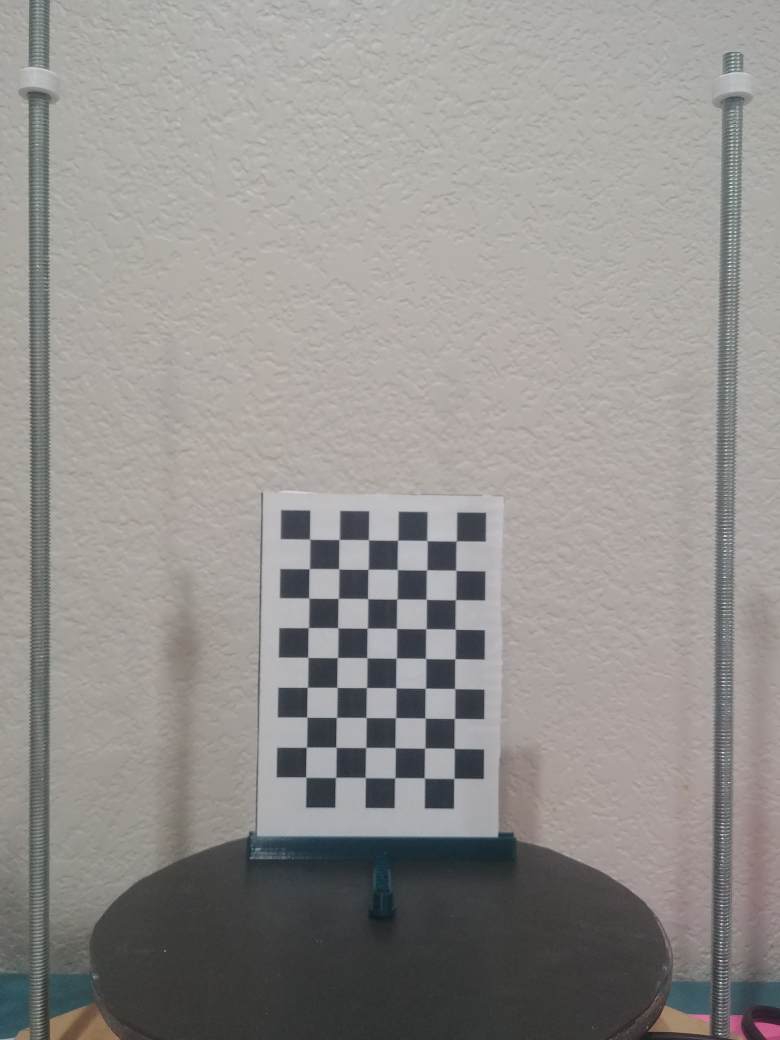
#> input picture calibration/calibration_B0.jpg, 3120 x 4160 px (shown at 1/4 size); its folder holds only this picture in this run
$ python -i parser_util.py   (imports and definitions only)
#> lines starting #> are read from the running program, lines starting #| are printed output that depends on the picture; after the words box and inside, x2 and y2 are one past the last pixel; in counts of white or black regions, pixels touching at a corner belong together
### parser_roi.py
import cv2


# [23 lines left out: function get_roi_by_path, not called in this run]


def get_roi_by_img(img, ratio):
    xroi = [0, 0]
    yroi = [0, 0]
    h, w, c = img.shape

    shrink = int(h/640)

    h_tmp = int(h / shrink)
    w_tmp = int(w / shrink)
    roi = cv2.resize(img, (w_tmp, h_tmp), interpolation=cv2.INTER_LINEAR_EXACT)
    r = cv2.selectROI("ROI", roi)
    xroi[0] = int(r[0]) * shrink
    xroi[1] = int(r[0] + r[2]) * shrink
    yroi[0] = int(r[1]) * shrink
    yroi[1] = int(r[1] + r[3]) * shrink
    print('ROI[x, y]', xroi, yroi)
    cv2.destroyWindow("ROI")
    return [int(xroi[0] / ratio), int(xroi[1] / ratio)], [int(yroi[0] / ratio), int(yroi[1] / ratio)]

### parser_util.py
from os import getcwd

import visualize_point_cloud
from parser_roi import *
import numpy as np


# [100 lines left out: functions remove_noise, points_min_cols, points_max_cols_a, not called in this run]


def points_max_cols(img, threshold=(60, 255), c=False, roi=None, right=True):

    lower = np.array([30, 20, 60])
    upper = np.array([175, 125, 255])
    if c:
        gray = cv2.cvtColor(img, cv2.COLOR_BGR2GRAY)
        t_min, t_max = threshold
        ret, bin_img = cv2.threshold(gray, t_min, t_max, cv2.THRESH_BINARY)
        # contour, hierarchy = cv2.findContours(bin_img, cv2.RETR_LIST, cv2.CHAIN_APPROX_SIMPLE)
        h, w = bin_img.shape
    else:
        bin_img = cv2.inRange(img, lower, upper)
        h, w, _ = img.shape

    if roi is None:
        x_roi, y_roi = get_roi_by_img(img, 1)
    else:
        x_roi = roi[0]
        y_roi = roi[1]

    s = 1
    if right:
        s = -1
        x_roi = [x_roi[1]-1, x_roi[0]-1]

    xy = list()

    avg = []
    for i in range(0, h):
        avg.append([0, 0])

    for y in range(y_roi[0], y_roi[1], 4):
        found = False
        for x in range(x_roi[0], x_roi[1], s):
            if bin_img[y][x] > 0:
                avg[y][0] += x
                avg[y][1] += 1
                found = True
            else:
                if found:
                    break

    for i in range(0, len(avg)):
        a = avg[i]
        if a[1] > 0:
            x_avg = int(round(a[0]/a[1], 0))
            xy.append((x_avg, i))

    return xy


# [70 lines left out: functions points_max_cols_old, red_val, subtract_w_color, not called in this run]

# [4 lines of commented-out code are left out]

>>> import cv2
>>> picture = cv2.imread('calibration/calibration_B0.jpg')
#> picture is the input picture: shape (4160, 3120, 3); mean B, G, R 142.3, 144.9, 147.7
>>> result = points_max_cols(picture)
#> in points_max_cols, `bin_img = cv2.inRange(img, lower, upper)`:
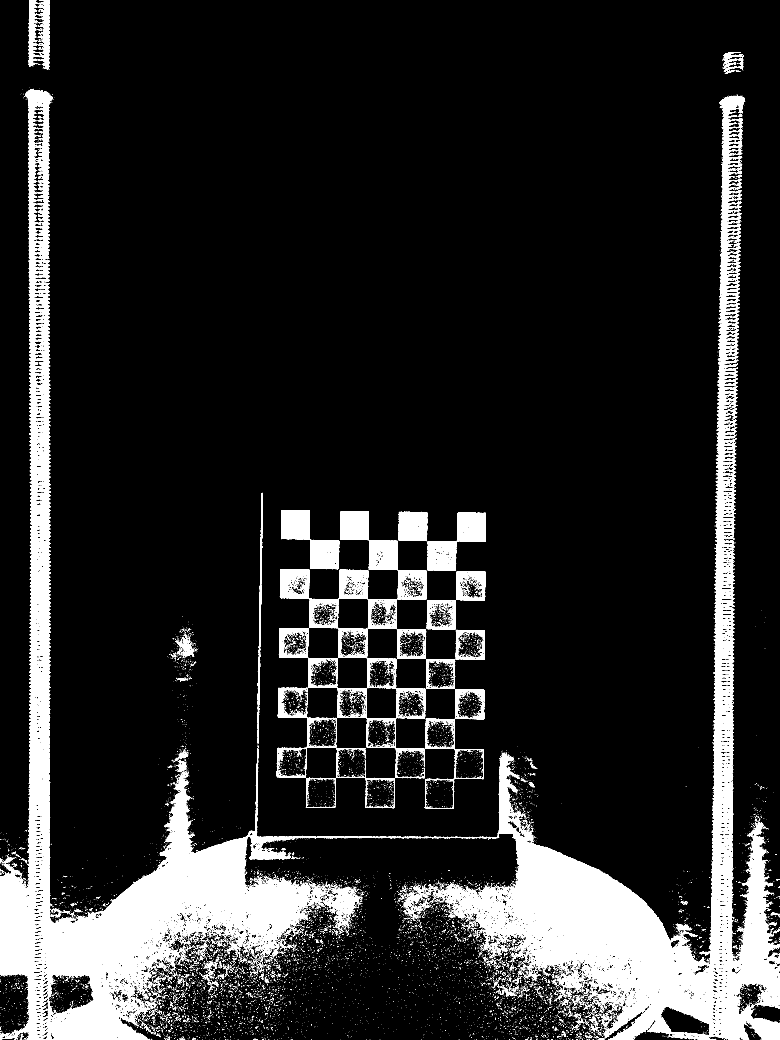
#> bin_img: shape (4160, 3120) (shown at 1/4 size); 11.7% white; 26556 white regions (25817 under 20 px), largest, box (x1, y1, x2, y2) and area: (0, 357, 1398, 4160) 601075, (1398, 1543, 3120, 4160) 551903, (2870, 383, 2979, 1548) 49447
#> in get_roi_by_img, `roi = cv2.resize(img, (w_tmp, h_tmp), interpolation=cv2.INTER_LINEAR_E..`:
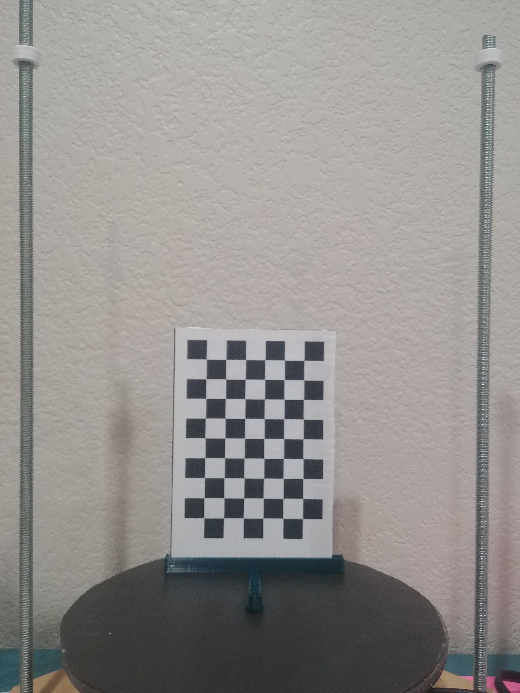
#> roi: shape (693, 520, 3); mean B, G, R 142.3, 144.9, 147.7
#> (the run stopped early here; a loop or call above may not have finished)

$ run again, on calibration/calibration_C0.jpg
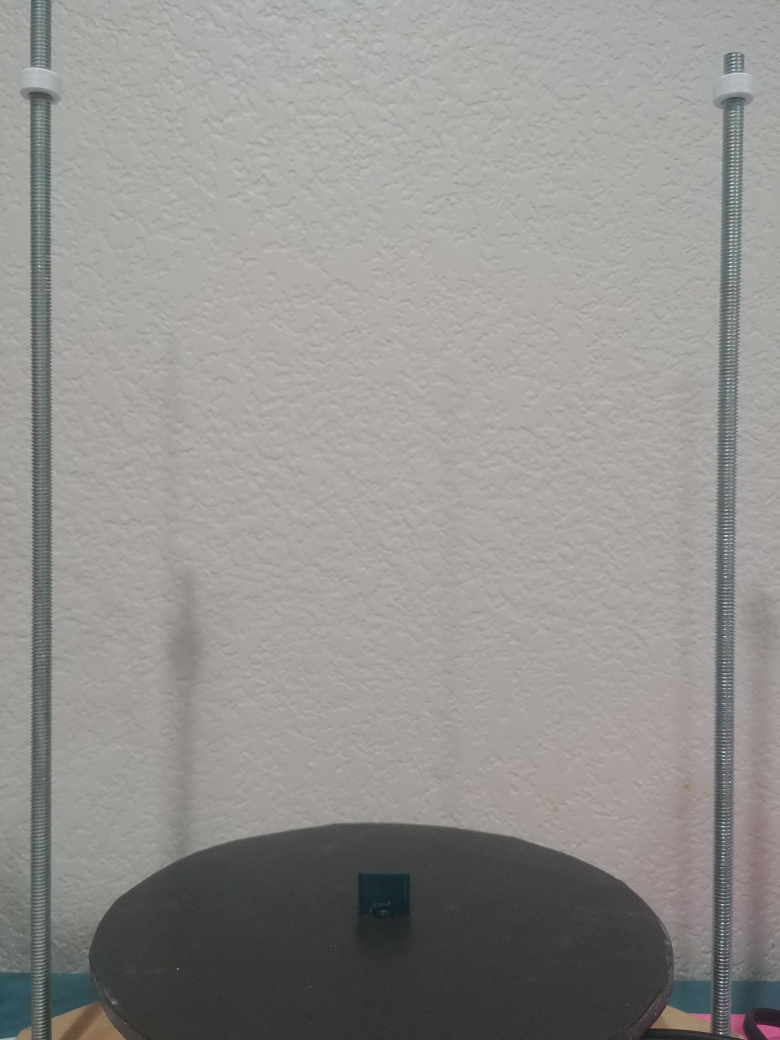
#> input picture calibration/calibration_C0.jpg, 3120 x 4160 px (shown at 1/4 size)
#> picture is the input picture: shape (4160, 3120, 3); mean B, G, R 143, 146, 147.6
#> in points_max_cols, `bin_img = cv2.inRange(img, lower, upper)`:
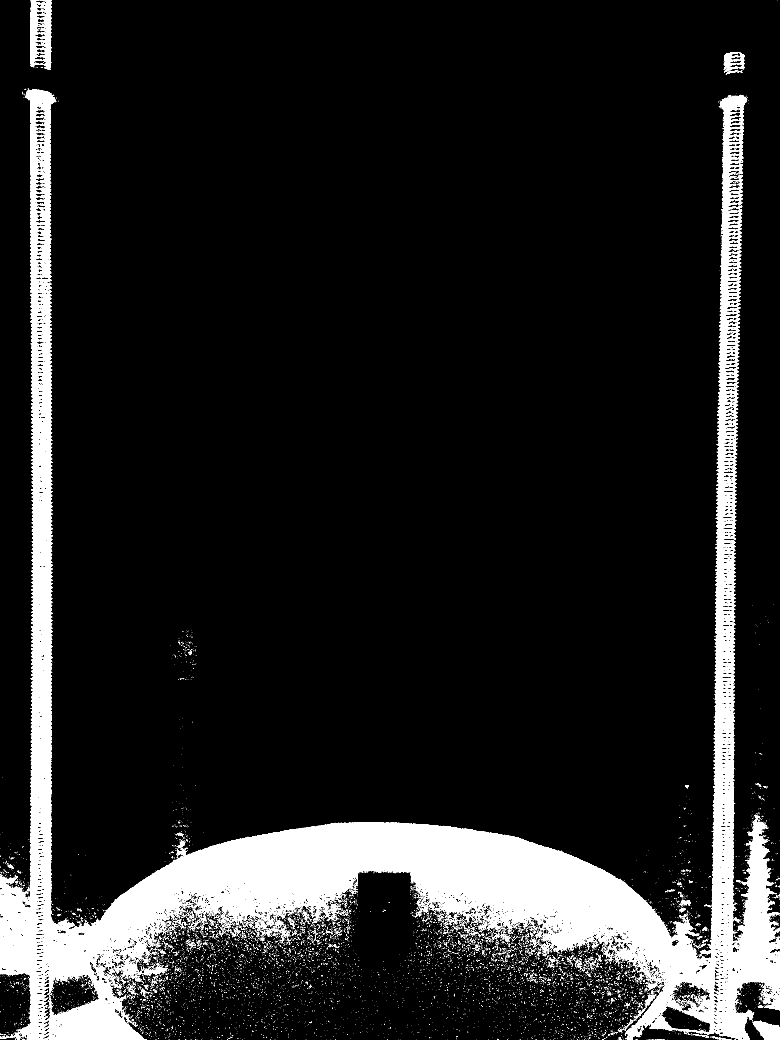
#> bin_img: shape (4160, 3120) (shown at 1/4 size); 10.6% white; 18280 white regions (17836 under 20 px), largest, box (x1, y1, x2, y2) and area: (0, 358, 3120, 4160) 1276275, (121, 0, 206, 280) 15170, (3010, 4084, 3120, 4160) 5428
#> in get_roi_by_img, `roi = cv2.resize(img, (w_tmp, h_tmp), interpolation=cv2.INTER_LINEAR_E..`:
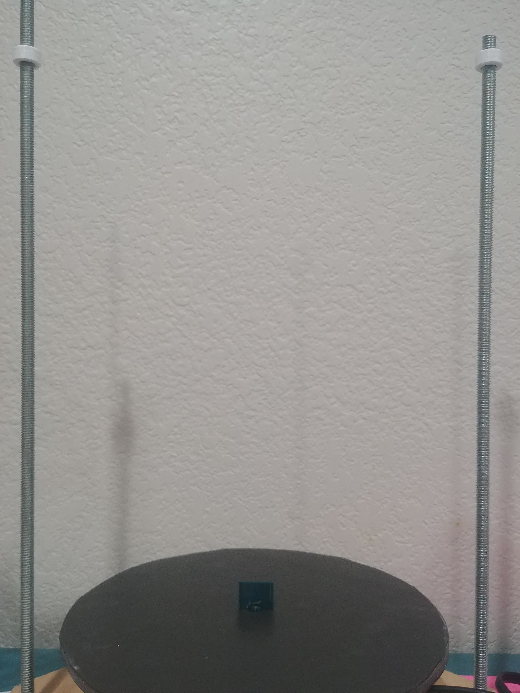
#> roi: shape (693, 520, 3); mean B, G, R 143, 146, 147.6
